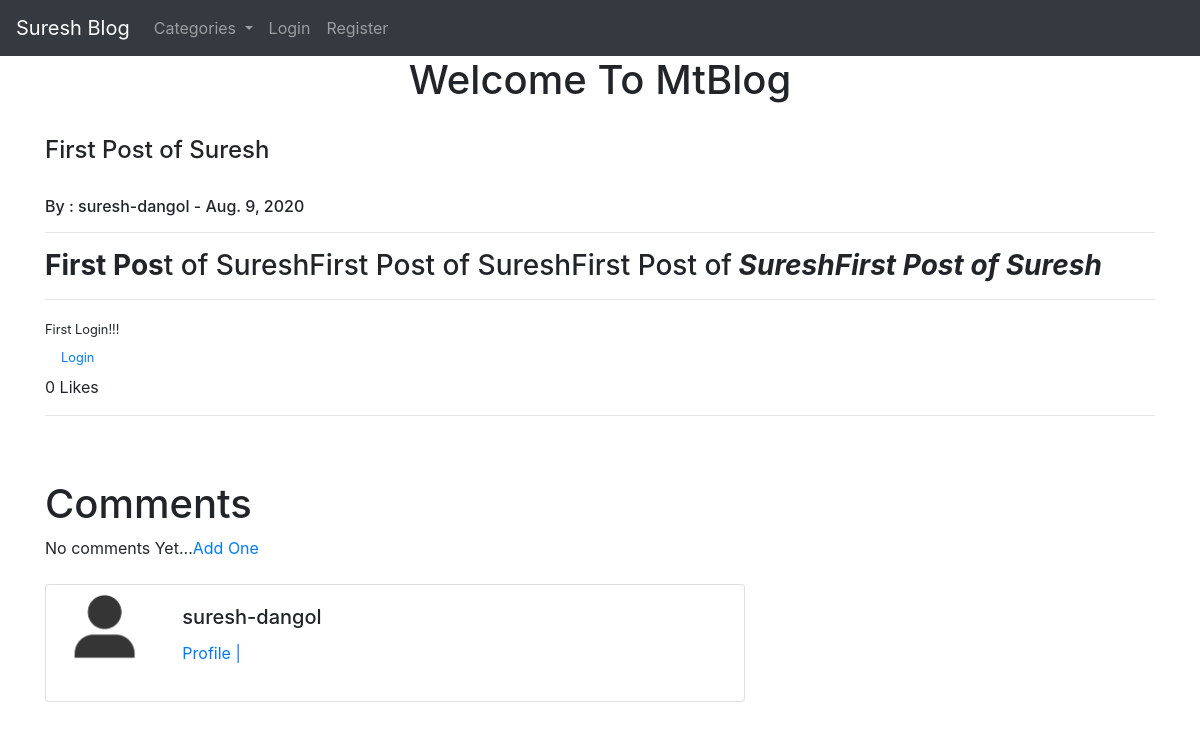
Screenshot of /detail/11 with the database file from the repository.
### blog/models.py (models this page shows, shortened)
class Post(models.Model):
    title = models.CharField(max_length=255)
    image = models.ImageField(null=True,blank=True,upload_to='images/')
    title_tag = models.CharField(max_length=255)
    author = models.ForeignKey(User,on_delete=models.CASCADE)
    body = RichTextField(blank=True,null=True)
    post_date = models.DateField(auto_now_add=True)
    category = models.CharField(max_length=255, default='coding')
    snippet = models.CharField(max_length=255,)
    likes = models.ManyToManyField(User,related_name='blog_posts')
    def total_likes(self):
        return self.likes.count()

### blog/views.py (the view)
# urls.py: path('detail/<int:pk>',BlogDetailView.as_view(),name='details'),
class BlogDetailView(DetailView):
    model = Post
    template_name = 'details.html'
    def get_context_data(self, *args, **kwargs):
        cat_menu = Category.objects.all()
        context = super(BlogDetailView, self).get_context_data(*args, **kwargs)
        stuff=get_object_or_404(Post,id=self.kwargs['pk'])
        total_likes= stuff.total_likes()
        liked = False
        if stuff.likes.filter(id=self.request.user.id).exists():
            liked = True
        context['cat_menu'] = cat_menu
        context["total_likes"] = total_likes
        context['liked'] = liked
        return context

### blog/models.py (called while the page is built)
    def __str__(self):
        return self.name

### blog/templates/details.html (shortened to what this page needs)
{% extends 'base.html'%}
{% load static %}
{%block content%}
<br>
<h4>{{post.title}}</h4><br>
<h6> By : {{post.author.first_name}}-{{post.author.last_name}} - {{post.post_date}}</h6>
<hr>
<h3>{{post.body| safe}}</h3>
<hr>
<form action="{% url 'like_post'  post.pk %}" method = "POST">
     {% if user.is_authenticated %}
          {% if liked  %}
               <button type="submit" name="post_id" value="{{post.id}}" class="btn btn-danger btn-sm">Unike</button>
          {% else %}
               <button type="submit" name="post_id" value="{{post.id}}" class="btn btn-primary btn-sm">Like</button>
          {% endif %}
     {% else %}
     <small>First Login!!! <a class="nav-link" href="{% url 'login' %}">Login</a></small>
     {% endif %}
           {{total_likes }} Likes
</form>
<hr>
<br>
<br>
<h1>Comments</h1>
{% if not post.comments.all%}
    No comments Yet...<a href="#">Add One</a>
{% else %}
<a href="{%url 'add_comment' post.pk %}"> Add comments</a>
    {% for comment in post.comments.all%}
        {{ comment.name}}-{{comment.date_added}}<br>
        {{comment.body}}
    {% endfor %}
{% endif%}
<br>
<br>
<div class="card mb-3" style="max-width: 700px;">
  <div class="row no-gutters">
    <div class="col-md-2">
        {%if post.author.profile.profile_image %}
      <img src="{{post.author.profile.profile_image.url}}" class="card-img" alt="...">
        {% else %}
         <img src="{% static 'blog/images/user.png' %}" class="card-img" alt="...">
        {% endif %}
    </div>
    <div class="col-md-10">
      <div class="card-body">
        <h5 class="card-title">{{post.author.first_name}}-{{post.author.last_name}}</h5>
            <p  class="text-muted">
                 <a href=" {% url 'showprofile' post.author.profile.id   %}" >Profile |  </a>
            </p>
      </div>
    </div>
  </div>
</div>
{% endblock%}

### rows the page displays
Post: title "First Post of Suresh", author.first_name "suresh", author.last_name "dangol", post_date "Aug. 9, 2020", body "First Pos t of SureshFirst Post of SureshFirst Post of SureshFirst Post of Suresh"

### other values shown
{{ total_likes }} "0"
